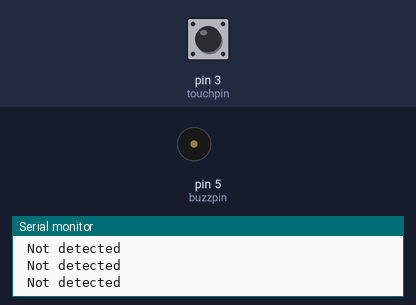
A sketch run on a simulated Arduino Uno, built with avr-gcc and run on an emulated ATmega328P. Parts: buzzer (waves = sounding), the last lines printed to the serial monitor. Inputs (shaded band) come from the test bench; at power-on: pin 3 (touchpin) LOW.

Above: at 1.2 s.
1.3 s: pin 3 (touchpin) pulled HIGH for 0.15 s
At 2.8 s:
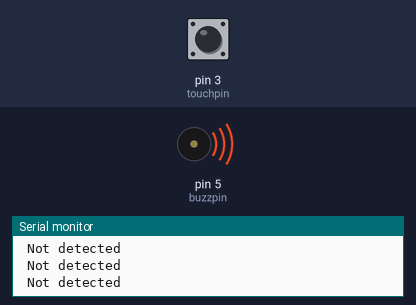
4.4 s: pin 3 (touchpin) pulled HIGH for 1 s
At 8.2 s:
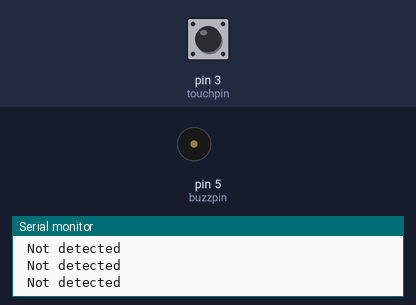
8.4 s: pin 3 (touchpin) pulsed HIGH 2 times (0.12 s each, 0.3 s apart)
At 9.7 s:
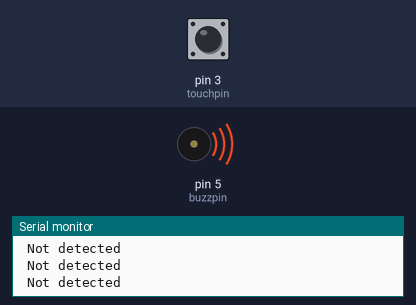
12.0 s: pin 3 (touchpin) driven HIGH
At 12.4 s:
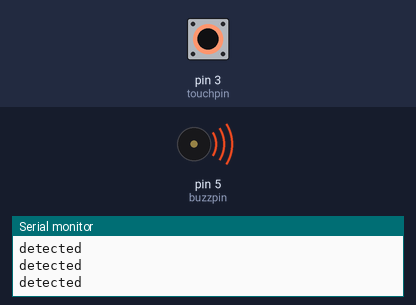
15.0 s: pin 3 (touchpin) driven LOW
At 18.5 s:
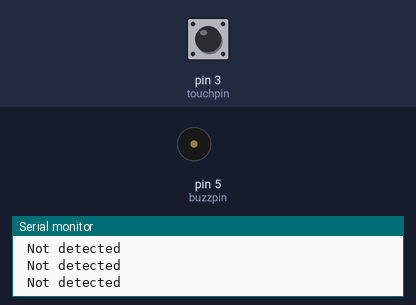
Timing chart, 0 to 19.0 s (numbered marks = the images above; inputs shaded):
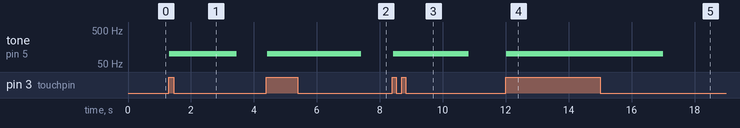

The sketch:

Touch_Sensor_with_BUZZER.ino
```cpp
int buzzpin=5;
int touchpin=3;
int val;

void setup(){
  pinMode(touchpin,INPUT);
  pinMode(buzzpin,OUTPUT);
  Serial.begin(9600);
}

void loop(){
  val=digitalRead(touchpin);
  if(val==HIGH){
    Serial.println("detected");
    tone(5,100,2000);
  }else{
    Serial.println(" Not detected");
  }
}
```

Measured:
- after the input at 1.3 s, tone on pin 5 (buzzpin): silent → 100 Hz at once, → silent 2.1 s later
- after the input at 4.4 s, tone on pin 5 (buzzpin): silent → 100 Hz at once, → silent 3.0 s later
- after the input at 8.4 s, tone on pin 5 (buzzpin): silent → 100 Hz at once, → silent 2.4 s later
- after the input at 12.0 s, tone on pin 5 (buzzpin): silent → 100 Hz at once
- after the input at 15.0 s, tone on pin 5 (buzzpin): 100 Hz → silent after 2.0 s
